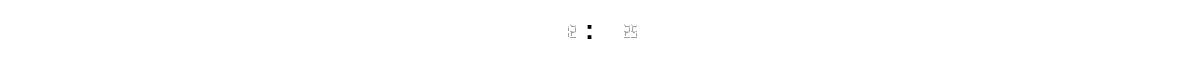
              <widget class="QWidget" name="widget_4" native="true">
               <property name="minimumSize">
                <size>
                 <width>0</width>
                 <height>60</height>
                </size>
               </property>
               <property name="maximumSize">
                <size>
                 <width>16777215</width>
                 <height>60</height>
                </size>
               </property>
               <property name="styleSheet">
                <string notr="true">background-color: white;
</string>
               </property>
               <layout class="QGridLayout" name="gridLayout_9">
                <item row="0" column="0">
                 <widget class="QPushButton" name="menu_button">
                  <property name="minimumSize">
                   <size>
                    <width>40</width>
                    <height>40</height>
                   </size>
                  </property>
                  <property name="maximumSize">
                   <size>
                    <width>40</width>
                    <height>40</height>
                   </size>
                  </property>
                  <property name="cursor">
                   <cursorShape>PointingHandCursor</cursorShape>
                  </property>
                  <property name="styleSheet">
                   <string notr="true">border: none;</string>
                  </property>
                  <property name="text">
                   <string/>
                  </property>
                  <property name="icon">
                   <iconset resource="recursos_1.qrc">
                    <normaloff>:/Icons/icons/icons8-lines-48.png</normaloff>:/Icons/icons/icons8-lines-48.png</iconset>
                  </property>
                  <property name="iconSize">
                   <size>
                    <width>30</width>
                    <height>30</height>
                   </size>
                  </property>
                  <property name="checkable">
                   <bool>true</bool>
                  </property>
                  <property name="checked">
                   <bool>false</bool>
                  </property>
                 </widget>
                </item>
                <item row="0" column="2">
                 <layout class="QHBoxLayout" name="horizontalLayout_2">
                  <item alignment="Qt::AlignVCenter">
                   <widget class="QLCDNumber" name="Horas">
                    <property name="minimumSize">
                     <size>
                      <width>40</width>
                      <height>40</height>
                     </size>
                    </property>
                    <property name="maximumSize">
                     <size>
                      <width>40</width>
                      <height>40</height>
                     </size>
                    </property>
                    <property name="font">
                     <font>
                      <pointsize>20</pointsize>
                     </font>
                    </property>
                    <property name="styleSheet">
                     <string notr="true">border: none;</string>
                    </property>
                    <property name="intValue" stdset="0">
                     <number>12</number>
                    </property>
                   </widget>
                  </item>
                  <item alignment="Qt::AlignHCenter|Qt::AlignVCenter">
                   <widget class="QLabel" name="label_38">
                    <property name="styleSheet">
                     <string notr="true">font-size: 25px;
font-style: italic;
font-weight: bold;</string>
                    </property>
                    <property name="text">
                     <string>&lt;html&gt;&lt;head/&gt;&lt;body&gt;&lt;p align=&quot;center&quot;&gt;&lt;span style=&quot; font-size:20pt; font-style:normal;&quot;&gt;:&lt;/span&gt;&lt;/p&gt;&lt;/body&gt;&lt;/html&gt;</string>
                    </property>
                   </widget>
                  </item>
                  <item alignment="Qt::AlignLeft|Qt::AlignVCenter">
                   <widget class="QLCDNumber" name="minutos">
                    <property name="sizePolicy">
                     <sizepolicy hsizetype="Minimum" vsizetype="Minimum">
                      <horstretch>0</horstretch>
                      <verstretch>0</verstretch>
                     </sizepolicy>
                    </property>
                    <property name="minimumSize">
                     <size>
                      <width>40</width>
                      <height>40</height>
                     </size>
                    </property>
                    <property name="maximumSize">
                     <size>
                      <width>40</width>
                      <height>40</height>
                     </size>
                    </property>
                    <property name="baseSize">
                     <size>
                      <width>0</width>
                      <height>0</height>
                     </size>
                    </property>
                    <property name="font">
                     <font>
                      <pointsize>20</pointsize>
                      <bold>true</bold>
                     </font>
                    </property>
                    <property name="styleSheet">
                     <string notr="true">border: none;
text-align: left;</string>
                    </property>
                    <property name="intValue" stdset="0">
                     <number>25</number>
                    </property>
                   </widget>
                  </item>
                 </layout>
                </item>
                <item row="0" column="1">
                 <spacer name="horizontalSpacer_2">
                  <property name="orientation">
                   <enum>Qt::Horizontal</enum>
                  </property>
                  <property name="sizeHint" stdset="0">
                   <size>
                    <width>482</width>
                    <height>20</height>
                   </size>
                  </property>
                 </spacer>
                </item>
                <item row="0" column="3">
                 <spacer name="horizontalSpacer">
                  <property name="orientation">
                   <enum>Qt::Horizontal</enum>
                  </property>
                  <property name="sizeHint" stdset="0">
                   <size>
                    <width>482</width>
                    <height>20</height>
                   </size>
                  </property>
                 </spacer>
                </item>
                <item row="0" column="4">
                 <widget class="QPushButton" name="myprofile_button">
                  <property name="minimumSize">
                   <size>
                    <width>40</width>
                    <height>40</height>
                   </size>
                  </property>
                  <property name="maximumSize">
                   <size>
                    <width>40</width>
                    <height>40</height>
                   </size>
                  </property>
                  <property name="cursor">
                   <cursorShape>PointingHandCursor</cursorShape>
                  </property>
                  <property name="styleSheet">
                   <string notr="true">border: none;</string>
                  </property>
                  <property name="text">
                   <string/>
                  </property>
                  <property name="icon">
                   <iconset resource="recursos_1.qrc">
                    <normaloff>:/Icons/icons/icons8-user-50 (1).png</normaloff>:/Icons/icons/icons8-user-50 (1).png</iconset>
                  </property>
                  <property name="iconSize">
                   <size>
                    <width>30</width>
                    <height>30</height>
                   </size>
                  </property>
                  <property name="checkable">
                   <bool>true</bool>
                  </property>
                 </widget>
                </item>
                <item row="0" column="5">
                 <spacer name="horizontalSpacer_3">
                  <property name="orientation">
                   <enum>Qt::Horizontal</enum>
                  </property>
                  <property name="sizeType">
                   <enum>QSizePolicy::Fixed</enum>
                  </property>
                  <property name="sizeHint" stdset="0">
                   <size>
                    <width>13</width>
                    <height>20</height>
                   </size>
                  </property>
                 </spacer>
                </item>
               </layout>
              </widget>
